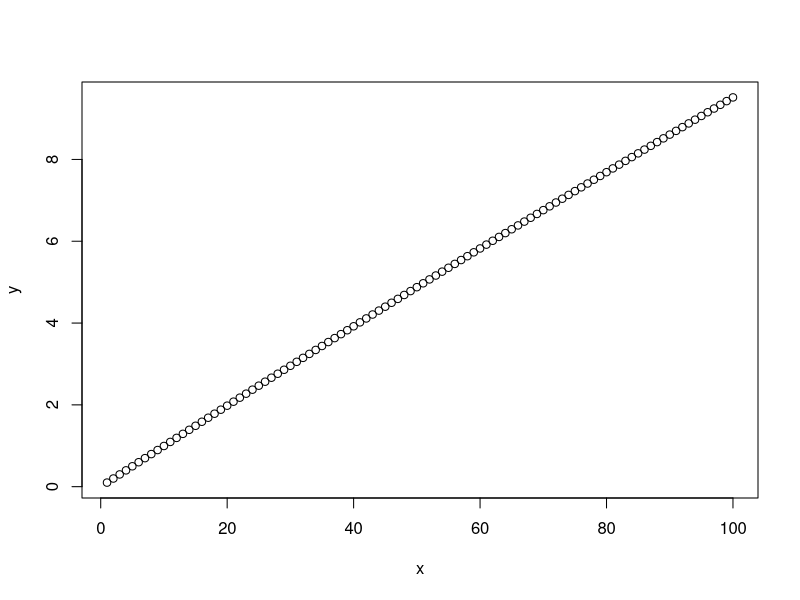
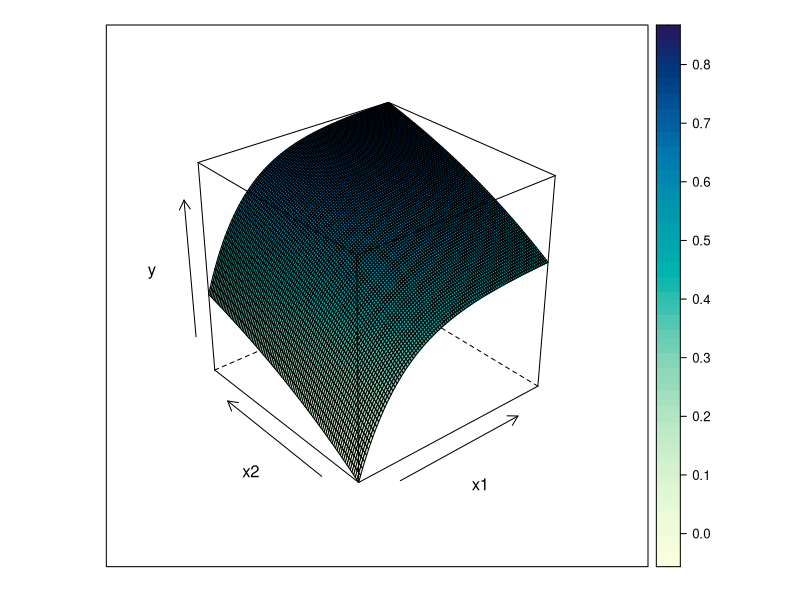

Source code (R) for these figures, in order:
expDecay <- function(x, C, k)
{
	stopifnot(k > 0)
	y <- C * (1 - exp(-k*x))
}

x <- 1:100
y <- expDecay(x, 100, 0.001)
plot(y ~ x)

library(lattice)

expDecay2D <- function(x1, x2, C, k1, k2)
{
	stopifnot(k1 > 0)
	stopifnot(k2 > 0)
	y <- C * (1 - exp(-k1*x1)/2 - exp(-k2*x2)/2)
	return(y)
}

x1 <- seq(1, 10000, by=100)
x2 <- seq(1, 10000, by=100)

dat <- expand.grid(x1=x1, x2=x2, y=NA)
dat$y <- expDecay2D(dat$x1, dat$x2, 1, 0.0005, 0.0001)

wireframe(y ~ x1 * x2, data=dat, drape=T)
max(dat$y)